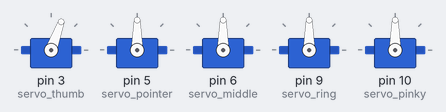
Bench run of a sketch on a simulated Arduino Uno, built with avr-gcc and run on an emulated ATmega328P. Shown: 5 × servo. What the sketch prints to the serial monitor is not drawn.

Above: at 5.05 s.
At 10.7 s:
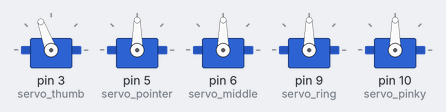
At 16.25 s:
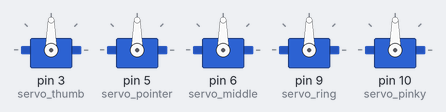
Timing chart, 0 to 19.6 s (numbered marks = the images above):
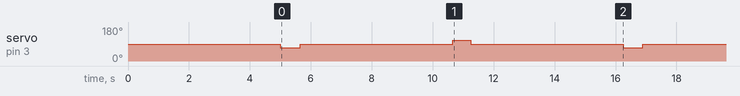

Measured:
- by itself, servo on pin 3 (servo_thumb): repeats every 11.3 s: 90° 5.0 s, 110° 0.60 s, 90° 5.0 s, 70° 0.65 s

The sketch:

asl_hardware_code.ino
```cpp
// Serial connection with computer, VSCode
#include <Servo.h>

Servo servo_thumb;
Servo servo_pointer;
Servo servo_middle;
Servo servo_ring;
Servo servo_pinky;

int full_down = 650;
int half_down = 600;
// int pos;

int servo_speed_set = 70;
int servo_speed_reset = 110;

// int pos_thumb, pos_pointer, pos_middle, pos_ring, pos_pinky;

int letters[26][2][5] = {
  { // A
    {0, 1, 2, 3, 4}, // finger order 0 (pinky) -> 4 (thumb)
    {full_down, full_down, full_down, full_down, 0} // finger states
  },
  { // B
    {0, 1, 2, 3, 4},
    {0, 0, 0, 0, full_down}
  },
  { // C
    {0, 1, 2, 3, 4},
    {half_down, half_down, half_down, half_down, 0}
  },
  { // D
    {0, 1, 2, 3, 4},
    {full_down, full_down, full_down, 0, full_down}
  },
  { // E
    {0, 1, 2, 3, 4},
    {half_down, half_down, half_down, half_down, full_down}
  },
  { // F
    {0, 1, 2, 3, 4},
    {0, 0, 0, full_down, full_down}
  },
  { // G
    {0, 1, 2, 3, 4},
    {full_down, full_down, full_down, half_down, 0}
  },
  { // H
    {0, 1, 2, 3, 4},
    {full_down, full_down, 0, 0, full_down}
  },
  { // I
    {0, 1, 2, 3, 4},
    {0, full_down, full_down, full_down, full_down}
  },
  { // J
    {0, 1, 2, 3, 4},
    {0, full_down, full_down, full_down, full_down}
  },
  { // K
    {0, 1, 2, 3, 4},
    {full_down, full_down, 0, 0, full_down}
  },
  { // L
    {0, 1, 2, 3, 4},
    {full_down, full_down, full_down, 0, 0}
  },
  { // M
    {4, 3, 2, 1, 0},
    {full_down, full_down, full_down, full_down, full_down}
  },
  { // N
    {0, 1, 4, 2, 3},
    {full_down, full_down, full_down, full_down, full_down}
  },
  { // O
    {0, 1, 2, 3, 4},
    {half_down, half_down, half_down, half_down, half_down}
  },
  { // P
    {0, 1, 2, 3, 4},
    {full_down, full_down, half_down, 0, full_down}
  },
  { // Q
    {0, 1, 2, 3, 4},
    {full_down, full_down, full_down, 0, full_down}
  },
  { // R
    {0, 1, 2, 3, 4},
    {full_down, full_down, 0, 0, full_down}
  },
  { // S
    {0, 1, 2, 3, 4},
    {full_down, full_down, full_down, full_down, full_down}
  },
  { // T
    {0, 1, 2, 4, 3},
    {full_down, full_down, full_down, full_down, full_down}
  },
  { // U
    {0, 1, 2, 3, 4},
    {full_down, full_down, 0, 0, full_down}
  },
  { // V
    {0, 1, 2, 3, 4},
    {full_down, full_down, 0, 0, full_down}
  },
  { // W
    {0, 1, 2, 3, 4},
    {full_down, 0, 0, 0, full_down}
  },
  { // X
    {0, 1, 2, 3, 4},
    {full_down, full_down, full_down, half_down, full_down}
  },
  { // Y
    {0, 1, 2, 3, 4},
    {0, full_down, full_down, full_down, 0}
  },
  { // Z
    {0, 1, 2, 3, 4},
    {full_down, full_down, full_down, 0, full_down}
  }
};


void set_letter (char input_letter)
{
  char letter = input_letter;
  int num_letter = letter - 'A';

  int finger = 0;
  int time = 0;


  for(int i = 0; i<5; i++) {
    finger = letters[num_letter][0][i];
    time = letters[num_letter][1][i];

    if (time != 0) {


      if(finger == 4)
      {
        servo_thumb.write(servo_speed_set);
        delay(time);
        servo_thumb.write(90);
        // pos_thumb = pos;
      }
      else if(finger == 3)
      {
        servo_pointer.write(servo_speed_set);
        delay(time);
        servo_pointer.write(90);
        // pos_pointer = pos;
      }
      else if(finger == 2)
      {
        servo_middle.write(servo_speed_set);
        delay(time);
        servo_middle.write(90);
        // pos_middle = pos;
      }
      else if(finger == 1)
      {
        servo_ring.write(servo_speed_set);
        delay(time);
        servo_ring.write(90);
        // pos_ring = pos;
      }
      else {
        servo_pinky.write(servo_speed_set);
        delay(time);
        servo_pinky.write(90);
        //pos_pinky = pos;
      }
    }
  }
}

void reset (char input_letter) {
  char letter = input_letter;
  int num_letter = letter - 'A';
  int finger = 0;
  int time = 0;

  for(int i = 4; i>-1; i--) {
    finger = letters[num_letter][0][i];

    time = letters[num_letter][1][i];

    if (time != 0) {
      time -= 50;


      if(finger == 4)
      {
        servo_thumb.write(servo_speed_reset);
        delay(time);
        servo_thumb.write(90);
        // pos_thumb = pos;
      }
      else if(finger == 3)
      {
        servo_pointer.write(servo_speed_reset);
        delay(time);
        servo_pointer.write(90);
        // pos_pointer = pos;
      }
      else if(finger == 2)
      {
        servo_middle.write(servo_speed_reset);
        delay(time);
        servo_middle.write(90);
        // pos_middle = pos;
      }
      else if(finger == 1)
      {
        servo_ring.write(servo_speed_reset);
        delay(time);
        servo_ring.write(90);
        // pos_ring = pos;
      }
      else {
        servo_pinky.write(servo_speed_reset);
        delay(time);
        servo_pinky.write(90);
        //pos_pinky = pos;
      }
    }
  }
}

void setup() {
  Serial.begin(9600);
  servo_thumb.attach(3, 500, 2500);
  servo_pointer.attach(5, 500, 2500);
  servo_middle.attach(6, 500, 2500);
  servo_ring.attach(9, 500, 2500);
  servo_pinky.attach(10, 500, 2500);
  while (!Serial) { } // wait for Serial to connect (good for Leonardo/Micro)
  Serial.println("Arduino ready");
  servo_thumb.write(90);
  servo_pointer.write(90);
  servo_middle.write(90);
  servo_ring.write(90);
  servo_pinky.write(90);
  delay(5000);
}

void loop() {
  set_letter('B');
  delay(5000);
  reset('B');
  delay(5000);

  // if (Serial.available() > 0) {
  //   String input = Serial.readStringUntil('\n'); // read until newline
  //   input.trim(); // remove any extra whitespace
  //   Serial.print("You sent: ");
  //   Serial.println(input);

  //   set_letter(input);
  //   delay(5000);
  //   reset(input);
  // }
}
```
